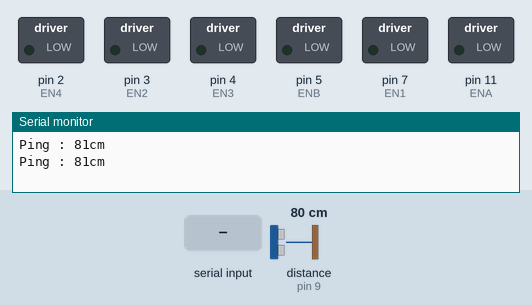
A sketch run on a simulated Arduino Uno, built with avr-gcc and run on an emulated ATmega328P. Parts: switched loads named in the sketch (green lamp = pin HIGH), the last lines printed to the serial monitor. Inputs (shaded band) come from the test bench; at power-on: distance to the obstacle (sensor on pin 9) 80 cm. The echo pulse lasts 58.3 µs per cm.

Above: at 1.8 s.
1.9 s: "f" received over Serial
At 3.2 s:
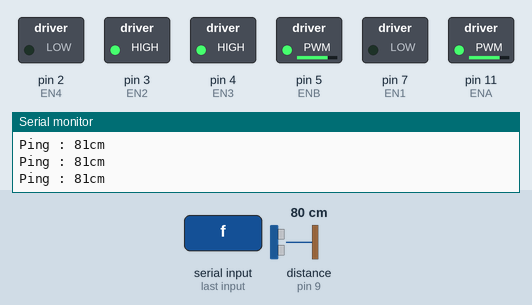
3.5 s: "x" received over Serial
At 5.2 s:
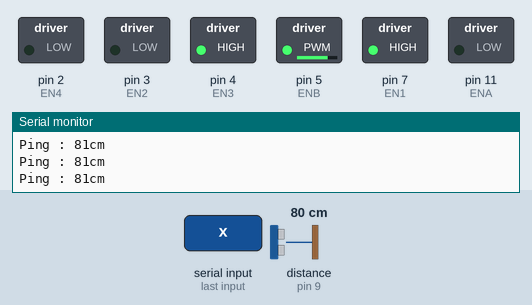
5.5 s: "y" received over Serial
At 7.2 s:
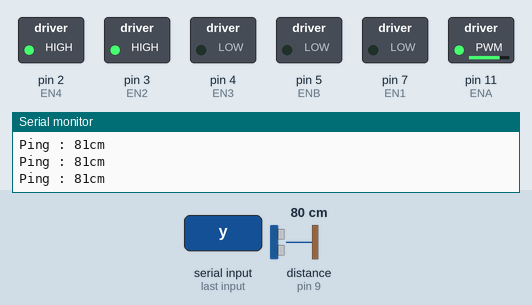
7.5 s: "b" received over Serial
At 9.2 s:
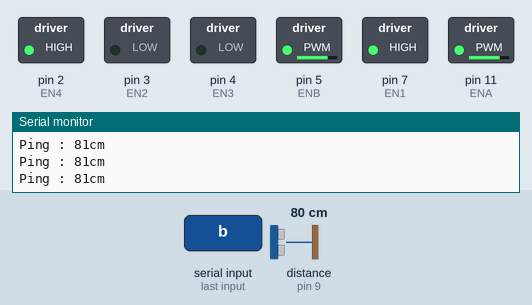
9.5 s: "l" received over Serial
At 11.5 s:
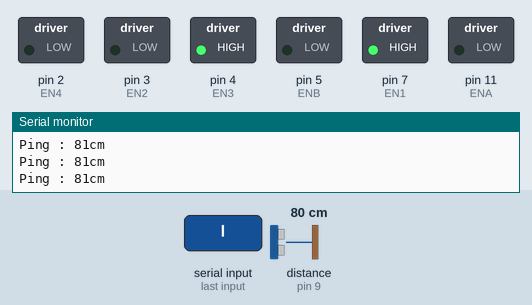
12.0 s: "r" received over Serial
At 13.8 s:
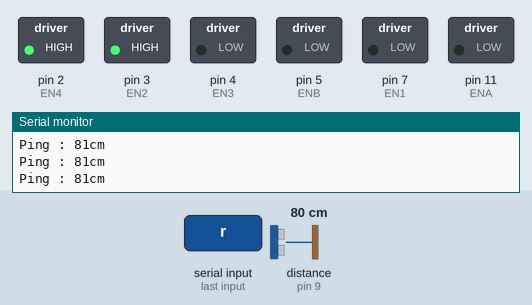
Timing chart, 0 to 15.3 s (numbered marks = the images above; inputs shaded):
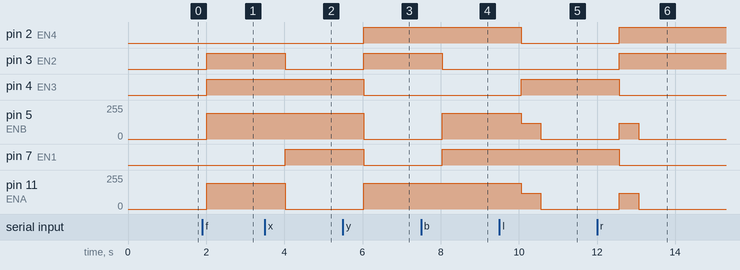

The sketch:

driving.ino
```cpp
/*
   Smart Robot Car V3
   - Motor test code
*/
#include "NewPing.h"
// 차량 운행 방향 상태 전역 변수.

int carSpeed = 194; // 최대 속도의  50 % for testing.

#define ENA   11
#define EN1   7 // 왼쪽 뒤로
#define EN2   3 // 왼쪽 앞으로
#define EN3   4 // 오른쪽 앞으로
#define EN4   2 // 오른쪽 뒤로
#define ENB   5

#define ECHO   8
#define TRIGGER   9

NewPing sonar(ECHO, TRIGGER, 200);
const int RECV_PIN = 10;

//////////////////////////////////
// Setup to run once
//
void setup()
{
  Serial.begin(9600);
  pinMode(ENA, OUTPUT);  // ENA
  pinMode(EN1, OUTPUT);  // EN1
  pinMode(EN2, OUTPUT);  // EN2

  pinMode(ENB, OUTPUT);  // ENB
  pinMode(EN3, OUTPUT);  // EN3
  pinMode(EN4, OUTPUT);  // EN4
}
void loop()
{
  Serial.print("Ping : ");
  Serial.print(sonar.ping_cm());
  Serial.println("cm");
  delay(1000);

  if (Serial.available() > 0) {
    int a = Serial.read();
    switch (a) {
      case 'f':
        forward(carSpeed);
        break;
      case 'x':
        left(carSpeed);
        break;
      case 'y':
        right(carSpeed);
        break;
      case 'b':
        back(carSpeed);
        break;
      case 'l':
        leftspin();
        break;
      case 'r':
        rightspin();
        break;
      case 'u':
        up(carSpeed);
        break;
      case 'd':
        down(carSpeed);
        break;
      case 's':
        stopD();
        break;
    }

    /*
    if (irrecv.decode(&results)){
    if(results.value==16718055){
      go(carSpeed);
    }
    if(results.value==16730805){
      back(carSpeed);
    }
    if(results.value==16716015){
      left(carSpeed);
    }
    if(results.value==16734885){
      right(carSpeed);
    }
    irrecv.resume();
  }
  */
  }
}
void forward(int speed)
{
  analogWrite(ENA, speed);
  analogWrite(ENB, speed);
  digitalWrite(EN1, LOW);
  digitalWrite(EN2, HIGH);
  digitalWrite(EN3, HIGH);
  digitalWrite(EN4, LOW);
}
void left(int speed)
{
  analogWrite(ENA, 0);
  analogWrite(ENB, speed);
  digitalWrite(EN1, HIGH);
  digitalWrite(EN2, LOW);
  digitalWrite(EN3, HIGH);
  digitalWrite(EN4, LOW);
}
void right(int speed)
{
  int mSpeed = speed + 20;
  if(mSpeed >= 255) mSpeed = 255;
  analogWrite(ENA, speed);
  analogWrite(ENB, 0);
  digitalWrite(EN1, LOW);
  digitalWrite(EN2, HIGH);
  digitalWrite(EN3, LOW);
  digitalWrite(EN4, HIGH);
}
void back(int speed)
{
  analogWrite(ENA, speed);
  analogWrite(ENB, speed);
  digitalWrite(EN1, HIGH);
  digitalWrite(EN2, LOW);
  digitalWrite(EN3, LOW);
  digitalWrite(EN4, HIGH);
}
void up(int speed) {
  carSpeed += 20;
  if(carSpeed>=255) carSpeed=255;
}
void down(int speed) {
  carSpeed -= 20;
  if(carSpeed<=100) carSpeed=100;
}
void leftspin() {
  analogWrite(ENA, 120);
  analogWrite(ENB, 120);
  digitalWrite(EN1, HIGH);
  digitalWrite(EN2, LOW);
  digitalWrite(EN3, HIGH);
  digitalWrite(EN4, LOW);
  delay(500);
  analogWrite(ENA, 0);
  analogWrite(ENB, 0);
}
void rightspin() {
  analogWrite(ENA, 120);
  analogWrite(ENB, 120);
  digitalWrite(EN1, LOW);
  digitalWrite(EN2, HIGH);
  digitalWrite(EN3, LOW);
  digitalWrite(EN4, HIGH);
  delay(500);
  analogWrite(ENA, 0);
  analogWrite(ENB, 0);
}
void stopD(){
  analogWrite(ENA, 0);
  analogWrite(ENB, 0);
}
```

Measured:
- after the input at 1.9 s, pin 3 (EN2), pin 4 (EN3): LOW → HIGH after 0.11 s; pin 5 (ENB), pin 11 (ENA): 0/255 → 194/255 after 0.11 s
- after the input at 3.5 s, pin 3 (EN2): HIGH → LOW after 0.52 s; pin 7 (EN1): LOW → HIGH after 0.52 s; pin 11 (ENA): 194/255 → 0/255 after 0.52 s
- after the input at 5.5 s, pin 2 (EN4), pin 3 (EN2): LOW → HIGH after 0.53 s; pin 4 (EN3), pin 7 (EN1): HIGH → LOW after 0.53 s; pin 5 (ENB): 194/255 → 0/255 after 0.53 s; pin 11 (ENA): 0/255 → 194/255 after 0.53 s
- after the input at 7.5 s, pin 3 (EN2): HIGH → LOW after 0.54 s; pin 5 (ENB): 0/255 → 194/255 after 0.54 s; pin 7 (EN1): LOW → HIGH after 0.54 s
- after the input at 9.5 s, pin 2 (EN4): HIGH → LOW after 0.56 s; pin 4 (EN3): LOW → HIGH after 0.56 s; pin 5 (ENB), pin 11 (ENA): 194/255 → 120/255 after 0.56 s, → 0/255 0.50 s later
- after the input at 12.0 s, pin 2 (EN4), pin 3 (EN2): LOW → HIGH after 0.57 s; pin 4 (EN3), pin 7 (EN1): HIGH → LOW after 0.57 s; pin 5 (ENB), pin 11 (ENA): 0/255 → 120/255 after 0.57 s, → 0/255 0.50 s later
